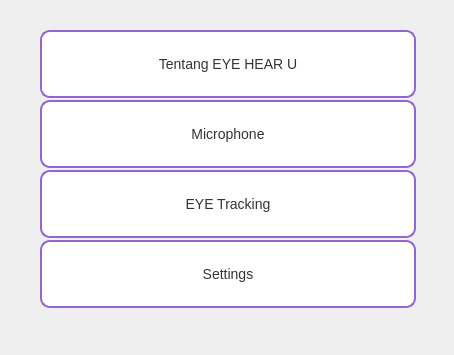
<?xml version="1.0" encoding="UTF-8"?>
<ui version="4.0">
 <class>Dialog</class>
 <widget class="QDialog" name="Dialog">
  <property name="geometry">
   <rect>
    <x>0</x>
    <y>0</y>
    <width>454</width>
    <height>355</height>
   </rect>
  </property>
  <property name="windowTitle">
   <string>Dialog</string>
  </property>
  <widget class="QPushButton" name="pushButton">
   <property name="geometry">
    <rect>
     <x>40</x>
     <y>30</y>
     <width>376</width>
     <height>68</height>
    </rect>
   </property>
   <property name="styleSheet">
    <string notr="true">QPushButton {
    background-color: white;
    border-radius: 10px;
    border: 2px solid #9266CC;
    font-family: 'Nunito', sans-serif;
    font-size: 14px;
    color: #333333;
}

QPushButton:hover {
    background-color: #f0f0f0;
}

QPushButton:pressed {
    background-color: #e0e0e0;
}

QPushButton[checked=&quot;true&quot;] {
    background-color: #A3D8FF; /* Change color when checked */
    border: 2px solid #4A8CB0;  /* Optional: border color when checked */
}
</string>
   </property>
   <property name="text">
    <string>Tentang EYE HEAR U</string>
   </property>
  </widget>
  <widget class="QPushButton" name="pushButton_2">
   <property name="geometry">
    <rect>
     <x>40</x>
     <y>100</y>
     <width>376</width>
     <height>68</height>
    </rect>
   </property>
   <property name="styleSheet">
    <string notr="true">QPushButton {
    background-color: white;
    border-radius: 10px;
    border: 2px solid #9266CC;
    font-family: 'Nunito', sans-serif;
    font-size: 14px;
    color: #333333;
}

QPushButton:hover {
    background-color: #f0f0f0;
}

QPushButton:pressed {
    background-color: #e0e0e0;
}

QPushButton[checked=&quot;true&quot;] {
    background-color: #A3D8FF; /* Change color when checked */
    border: 2px solid #4A8CB0;  /* Optional: border color when checked */
}
</string>
   </property>
   <property name="text">
    <string>Microphone</string>
   </property>
  </widget>
  <widget class="QPushButton" name="pushButton_3">
   <property name="geometry">
    <rect>
     <x>40</x>
     <y>170</y>
     <width>376</width>
     <height>68</height>
    </rect>
   </property>
   <property name="styleSheet">
    <string notr="true">QPushButton {
    background-color: white;
    border-radius: 10px;
    border: 2px solid #9266CC;
    font-family: 'Nunito', sans-serif;
    font-size: 14px;
    color: #333333;
}

QPushButton:hover {
    background-color: #f0f0f0;
}

QPushButton:pressed {
    background-color: #e0e0e0;
}

QPushButton[checked=&quot;true&quot;] {
    background-color: #A3D8FF; /* Change color when checked */
    border: 2px solid #4A8CB0;  /* Optional: border color when checked */
}
</string>
   </property>
   <property name="text">
    <string>EYE Tracking</string>
   </property>
  </widget>
  <widget class="QPushButton" name="pushButton_4">
   <property name="geometry">
    <rect>
     <x>40</x>
     <y>240</y>
     <width>376</width>
     <height>68</height>
    </rect>
   </property>
   <property name="styleSheet">
    <string notr="true">QPushButton {
    background-color: white;
    border-radius: 10px;
    border: 2px solid #9266CC;
    font-family: 'Nunito', sans-serif;
    font-size: 14px;
    color: #333333;
}

QPushButton:hover {
    background-color: #f0f0f0;
}

QPushButton:pressed {
    background-color: #e0e0e0;
}

QPushButton[checked=&quot;true&quot;] {
    background-color: #A3D8FF; /* Change color when checked */
    border: 2px solid #4A8CB0;  /* Optional: border color when checked */
}
</string>
   </property>
   <property name="text">
    <string>Settings</string>
   </property>
  </widget>
 </widget>
 <resources/>
 <connections/>
</ui>
